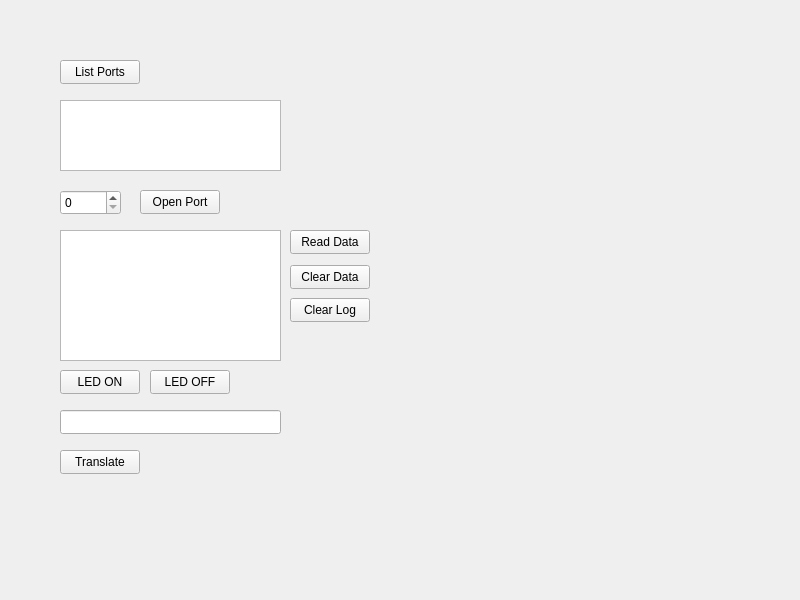
<?xml version="1.0" encoding="UTF-8"?>
<ui version="4.0">
 <class>Widget</class>
 <widget class="QWidget" name="Widget">
  <property name="geometry">
   <rect>
    <x>0</x>
    <y>0</y>
    <width>800</width>
    <height>600</height>
   </rect>
  </property>
  <property name="windowTitle">
   <string>Widget</string>
  </property>
  <widget class="QPushButton" name="listPorts">
   <property name="geometry">
    <rect>
     <x>60</x>
     <y>60</y>
     <width>80</width>
     <height>24</height>
    </rect>
   </property>
   <property name="text">
    <string>List Ports</string>
   </property>
  </widget>
  <widget class="QPlainTextEdit" name="listPortsResult">
   <property name="geometry">
    <rect>
     <x>60</x>
     <y>100</y>
     <width>221</width>
     <height>71</height>
    </rect>
   </property>
   <property name="readOnly">
    <bool>true</bool>
   </property>
  </widget>
  <widget class="QSpinBox" name="selectPort">
   <property name="geometry">
    <rect>
     <x>60</x>
     <y>190</y>
     <width>61</width>
     <height>25</height>
    </rect>
   </property>
  </widget>
  <widget class="QPushButton" name="openPort">
   <property name="geometry">
    <rect>
     <x>140</x>
     <y>190</y>
     <width>80</width>
     <height>24</height>
    </rect>
   </property>
   <property name="text">
    <string>Open Port</string>
   </property>
  </widget>
  <widget class="QPushButton" name="setLedOn">
   <property name="geometry">
    <rect>
     <x>60</x>
     <y>370</y>
     <width>80</width>
     <height>24</height>
    </rect>
   </property>
   <property name="text">
    <string>LED ON</string>
   </property>
  </widget>
  <widget class="QPushButton" name="setLedOff">
   <property name="geometry">
    <rect>
     <x>150</x>
     <y>370</y>
     <width>80</width>
     <height>24</height>
    </rect>
   </property>
   <property name="text">
    <string>LED OFF</string>
   </property>
  </widget>
  <widget class="QPlainTextEdit" name="log">
   <property name="geometry">
    <rect>
     <x>60</x>
     <y>230</y>
     <width>221</width>
     <height>131</height>
    </rect>
   </property>
   <property name="readOnly">
    <bool>true</bool>
   </property>
  </widget>
  <widget class="QPushButton" name="readData">
   <property name="geometry">
    <rect>
     <x>290</x>
     <y>230</y>
     <width>80</width>
     <height>24</height>
    </rect>
   </property>
   <property name="text">
    <string>Read Data</string>
   </property>
  </widget>
  <widget class="QPushButton" name="clearData">
   <property name="geometry">
    <rect>
     <x>290</x>
     <y>265</y>
     <width>80</width>
     <height>24</height>
    </rect>
   </property>
   <property name="text">
    <string>Clear Data</string>
   </property>
  </widget>
  <widget class="QPushButton" name="clearLog">
   <property name="geometry">
    <rect>
     <x>290</x>
     <y>298</y>
     <width>80</width>
     <height>24</height>
    </rect>
   </property>
   <property name="text">
    <string>Clear Log</string>
   </property>
  </widget>
  <widget class="QPushButton" name="translate">
   <property name="geometry">
    <rect>
     <x>60</x>
     <y>450</y>
     <width>80</width>
     <height>24</height>
    </rect>
   </property>
   <property name="text">
    <string>Translate</string>
   </property>
  </widget>
  <widget class="QLineEdit" name="morseText">
   <property name="geometry">
    <rect>
     <x>60</x>
     <y>410</y>
     <width>221</width>
     <height>24</height>
    </rect>
   </property>
  </widget>
 </widget>
 <resources/>
 <connections/>
</ui>
